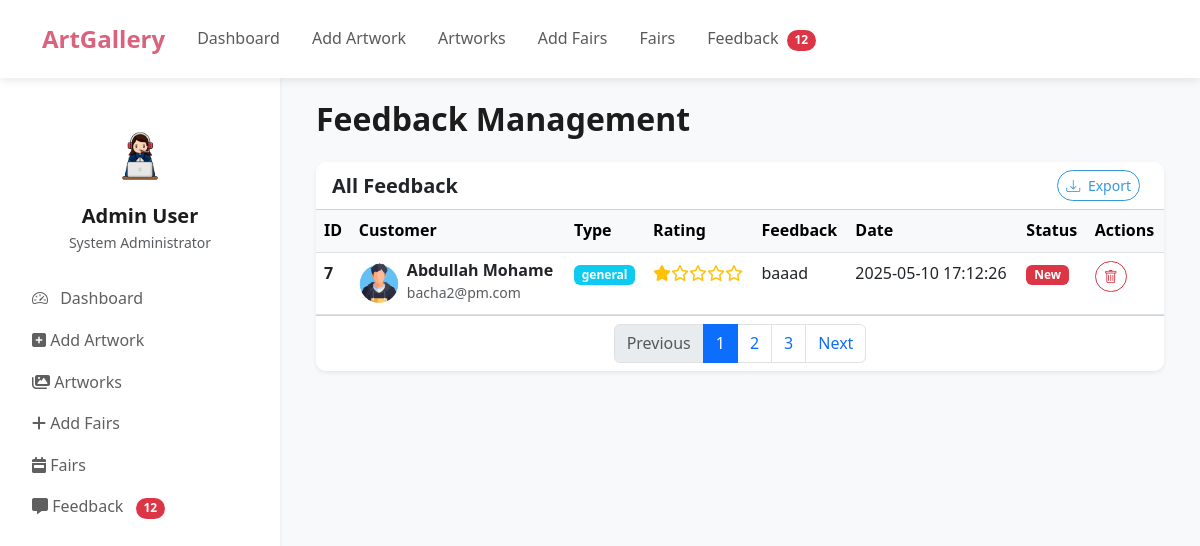
The app's page /admin/admin-feedback.php with its own data.
### tables this page shows
CREATE TABLE `feedback` (
  `id` int(11) NOT NULL,
  `user_id` int(11) DEFAULT NULL,
  `rating` int(1) NOT NULL DEFAULT 0,
  `feedback_type` enum('general','suggestion','question') NOT NULL,
  `subject` varchar(255) NOT NULL,
  `message` text NOT NULL,
  `email` varchar(255) NOT NULL,
  `submitted_at` timestamp NOT NULL DEFAULT current_timestamp()
);

CREATE TABLE `users` (
  `id` int(11) NOT NULL,
  `name` varchar(255) NOT NULL,
  `email` varchar(255) NOT NULL,
  `password` varchar(255) NOT NULL,
  `role` varchar(255) NOT NULL,
  `image` varchar(255) NOT NULL DEFAULT 'uploads/profile/unknown.png',
  `work_name` varchar(100) DEFAULT NULL,
  `bio` varchar(255) DEFAULT NULL
);

### class/class.php (called while the page is built, shortened)
<?php
class Admin extends User
{
    public function ShowFeedback()
    {
        require_once('../includes/conn.php');
        $showFeedback = "SELECT feedback.*, users.name, users.image
                            FROM feedback
                            JOIN users ON feedback.user_id = users.id
                            ORDER BY feedback.id DESC";
        $showFeedbackResult = mysqli_query($conn, $showFeedback);
        return $showFeedbackResult;
    }
}

### admin/admin-feedback.php (the view, shortened to what this page needs)
<!DOCTYPE html>
<html lang="en">
<head>
    <link href="https://cdn.jsdelivr.net/npm/bootstrap@5.3.0-alpha1/dist/css/bootstrap.min.css" rel="stylesheet">
    <link rel="stylesheet" href="https://cdn.jsdelivr.net/npm/bootstrap-icons@1.10.3/font/bootstrap-icons.css">
    <link rel="stylesheet" href="../assets/css/style.css">
    <link rel="stylesheet" href="https://cdnjs.cloudflare.com/ajax/libs/font-awesome/6.6.0/css/all.min.css" />
</head>
<body>
    <div class="d-flex">
        <?php
        include 'includes/header.php';
        ?>
        <div class="main-content p-4 bg-light">
            <div class="container-fluid">
                <div class="d-flex justify-content-between align-items-center mb-4">
                    <h2 class="mb-0">Feedback Management</h2>
                </div>
                <div class="card border-0 shadow-sm">
                    <div class="card-header bg-white d-flex justify-content-between align-items-center">
                        <h5 class="mb-0">All Feedback</h5>
                        <div>
                            <button class="btn btn-sm btn-outline-primary me-2">
                                <i class="bi bi-download me-1"></i> Export
                            </button>
                        </div>
                    </div>
                    <div class="card-body p-0">
                        <div class="table-responsive">
                            <table class="table table-hover mb-0">
                                <thead class="table-light">
                                    <tr>
                                        <th>ID</th>
                                        <th>Customer</th>
                                        <th>Type</th>
                                        <th>Rating</th>
                                        <th>Feedback</th>
                                        <th>Date</th>
                                        <th>Status</th>
                                        <th>Actions</th>
                                    </tr>
                                </thead>
                                <tbody>
                                    <?php
                                    require_once('../class/class.php');
                                    $admin = new Admin();
                                    $rowData = $admin->ShowFeedback();
                                    while ($row = mysqli_fetch_assoc($rowData)) {
                                    ?>
                                        <tr>
                                            <td>
                                                <b><?php echo $row['id'] ?></b>
                                            </td>
                                            <td>
                                                <div class="d-flex align-items-center">
                                                    <img src="../back/<?php echo $row['image'] ?>" class="rounded-circle me-2" alt="User" width="40px">
                                                    <div>
                                                        <h6 class="mb-0"><?php echo $row['name'] ?></h6>
                                                        <small class="text-muted"><?php echo $row['email'] ?></small>
                                                    </div>
                                                </div>
                                            </td>
                                            <td><span class="badge bg-info"><?php echo $row['feedback_type'] ?></span></td>
                                            <td>
                                                <div class="text-warning">
                                                    <?php
                                                    $rating = $row['rating'];
                                                    for ($i = 1; $i <= 5; $i++) {
                                                        echo ($i <= $rating) ? '<i class="fa-solid fa-star"></i>' : '<i class="fa-regular fa-star"></i>';
                                                    }
                                                    ?>
                                                </div>
                                            </td>
                                            <td><?php echo $row['message'] ?></td>
                                            <td><?php echo $row['submitted_at'] ?></td>
                                            <td><span class="badge bg-danger">New</span></td>
                                            <td>
                                                <a href="back/handle_feedback_admin.php?id_del=<?php echo $row['id']; ?>" class="btn btn-sm btn-outline-danger">
                                                    <i class="bi bi-trash"></i>
                                                </a>
                                            </td>
                                        </tr>
                                    <?php
                                    }
                                    ?>
                                </tbody>
                            </table>
                        </div>
                    </div>
                    <div class="card-footer bg-white">
                        <nav aria-label="Feedback pagination">
                            <ul class="pagination justify-content-center mb-0">
                                <li class="page-item disabled">
                                    <a class="page-link" href="#" tabindex="-1" aria-disabled="true">Previous</a>
                                </li>
                                <li class="page-item active"><a class="page-link" href="#">1</a></li>
                                <li class="page-item"><a class="page-link" href="#">2</a></li>
                                <li class="page-item"><a class="page-link" href="#">3</a></li>
                                <li class="page-item">
                                    <a class="page-link" href="#">Next</a>
                                </li>
                            </ul>
                        </nav>
                    </div>
                </div>
            </div>
        </div>
    </div>
</body>
</html>

### assets/css/style.css (style rules this page uses)
:root { --primary-color: #da627d; --primary-color-hover: #c55570; --secondary-color: #eae7dc; --main-bg-color: #f5f5f3; --primary-text: #1c1c1c; --secondary-text: #5f5f5f; --error-color: #d72638; }
body { font-family: "Segoe UI", Tahoma, Geneva, Verdana, sans-serif; background-color: var(--main-bg-color); color: var(--primary-text); padding-top: 76px; line-height: 1.6; }
h1, h2, h3, h4, h5, h6 { font-weight: 600; }
a { color: var(--primary-color); transition: color 0.3s ease; }
.btn-outline-primary { color: var(--primary-color); border-color: var(--primary-color); }
.btn-sm { font-size: 14px; }
.btn-outline-primary { border: 1px solid #3498db; color: #3498db; }
.btn-sm { border-radius: 25px; }
.main-content { margin-left: 280px; width: calc(100% - 280px); min-height: 100vh; }
.card { border-radius: 10px; overflow: hidden; }
.card-header, .card-footer { background-color: transparent; }

### records on screen
feedback: id "7", user.image (picture), user.name "Abdullah Mohame", email "bacha2@pm.com", feedback_type "general", rating 1 (drawn), message "baaad", submitted_at "2025-05-10 17:12:26"
